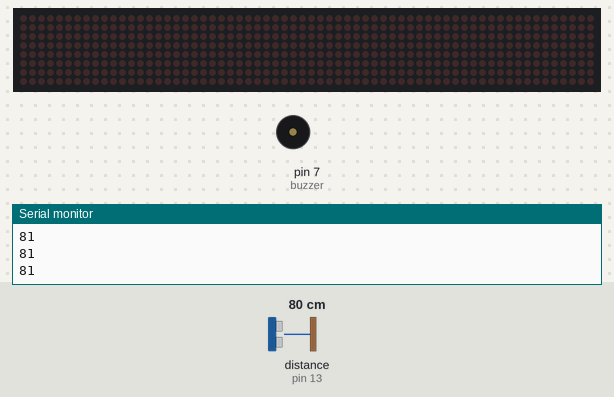
Simulated run of this sketch. Board: Arduino Uno, built with avr-gcc and run on an emulated ATmega328P. Shown: 64×8 LED matrix, buzzer (waves = sounding), the last lines printed to the serial monitor. Wiring (inferred from the names in the program): ultrasonic range finder: trigger pin 12; echo pin 13. Inputs (shaded band) come from the test bench; at power-on: distance to the obstacle (sensor on pin 13) 80 cm. The echo pulse lasts 58.3 µs per cm.

Above: at 1.2 s.
1.3 s: distance to the obstacle (sensor on pin 13) set to 27 cm
2.8 s: distance to the obstacle (sensor on pin 13) set to 22 cm
At 4.03 s:
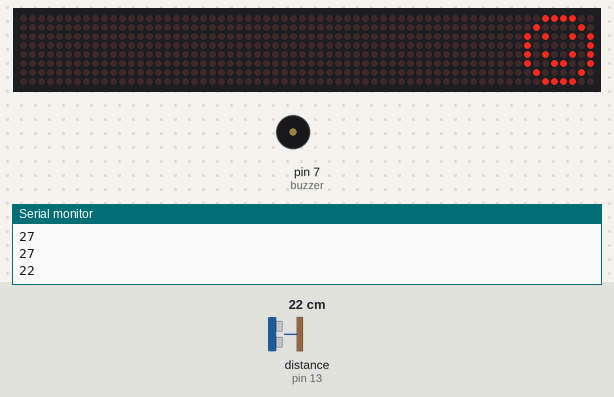
At 9.8 s:
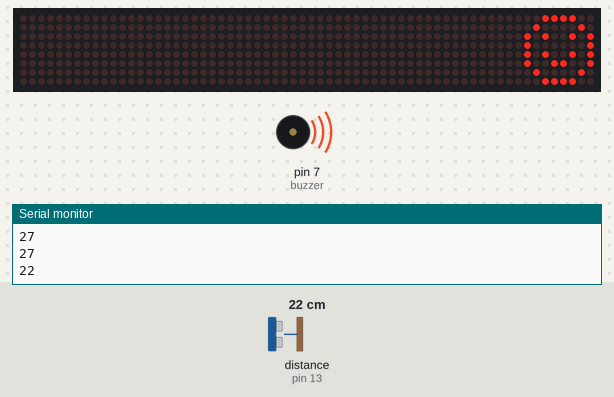
Timing chart, 0 to 11.8 s (numbered marks = the images above; inputs shaded):
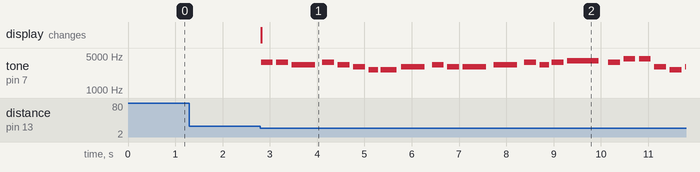

Measured:
- the behaviour switches between 26 and 25 cm on distance to the obstacle (sensor on pin 13) (found by bisection; images 0 and 1)
- after the input at 2.8 s, tone on pin 7 (buzzer): plays 3729 Hz for 0.25 s, 3729 Hz for 0.25 s, 3322 Hz for 0.50 s, 3729 Hz for 0.25 s, 3322 Hz for 0.25 s, 3000 Hz for 0.25 s … (23 notes in this stretch), starting at once; the display: changes at once (image 1)

The sketch:

Bashar_Elasmar_LEDPOP_Project.ino
```cpp
//Bashar Elasmar
//CS122A Project 2
//Jun 06 2023


#include <LedControl.h>

//initialization of hardware components
const int trig = 12;
const int echo = 13;
int duration = 0;
int distance = 0;
int buzzer = 7;

//initialization of notes
int A = 3729;
int B = 3951;
int C = 4435;
int D = 4699;
int DS7 = 2489;
int E = 2637;
int F = 3000;
int G = 3322;
int GS6 = 1661;

int melody[] = {D, D, D, D, E, F, F, F, G, A, A, A, A, A, D, C, G, B, A, F};  //I Wanna Go
double note_durations[] = {3, 3, 3, 4, 4, 3, 3, 3, 4, 4, 3, 3, 3, 3, 4, 3, 2, 4.5, 3, 3};

int melody2[] = {C, C, C, B, A, G, A, F, D, D, C, A, F, F, D, C, A, GS6}; //California Gurls
double note_durations2[] = {3, 3, 3, 5, 4, 4, 1.5, 4, 4, 4, 3, 3, 4, 4, 3, 3, 3, 3};

int melody3[] = {F, F, D, D, C, C, B, A, G, F, F, D, D, C, B, A, G, A, G, G, F, F, DS7, F, DS7, A, A, G}; //21 Guns
double note_durations3[] = {4, 4, 2, 4, 4, 4, 5, 3, 2, 4, 4, 2, 2, 4, 5, 4, 1.5, 4, 4, 4, 4, 4, 4, 4, 4, 4, 2, 1.5};

int melody4[] = {A, A, G, A, G, F, E, E, F, G, F, F, G, A, G, A, B, A, C, C, F, E, F, E}; //Eye of the Tuger
double note_durations4[] = {5, 5, 4, 5, 4, 4, 5, 5, 4, 4, 4, 3.5, 4, 5, 4, 5, 5, 5, 4, 2, 4, 5, 3.5, 1.5};

//initialization of LED Matrix
int DIN = 10;
int CS =  9;
int CLK = 8;

LedControl lc=LedControl(DIN,CLK,CS,0);

void setup()
{
  pinMode(trig , OUTPUT);
  pinMode(echo , INPUT);
  pinMode(buzzer, OUTPUT);

 lc.shutdown(0,false);
 lc.setIntensity(0,15);      //Adjust the brightness maximum is 15
 lc.clearDisplay(0);

 Serial.begin(9600);

}

void loop()
{
    digitalWrite(trig , HIGH);
    delayMicroseconds(1000);
    digitalWrite(trig , LOW);

    duration = pulseIn(echo , HIGH);
    distance = (duration/2) / 28.5 ;
    Serial.println(distance);

    //Facial Expression
    byte smile[8]=   {0x3C,0x42,0xA5,0x81,0xA5,0x99,0x42,0x3C}; //smiley face
    byte neutral[8]= {0x3C,0x42,0xA5,0x81,0xBD,0x81,0x42,0x3C}; //neutral face
    byte sad[8]=   {0x3C,0x42,0xA5,0x81,0x99,0xA5,0x42,0x3C}; // sad face
    byte s[8] = {0x7e,0x7e,0x40,0x7e,0x7e,0x02,0x7e,0x7e}; //s
    byte o[8] = {0x7e,0x7e,0x66,0x66,0x66,0x66,0x7e,0x7e}; //o
    byte s1[8] = {0x7e,0x7e,0x40,0x7e,0x7e,0x02,0x7e,0x7e}; //s
    byte ex[8] = {0x18,0x18,0x18,0x18,0x18,0x00,0x18,0x18}; //exclamtion mark
    byte creeper[8] = {0x00,0x66,0x66,0x00,0x00,0x18,0x3c,0x42}; //Minecraft creeper


    if ( distance <= 2 )
    {
      printByte(s);
      delay(400);
      printByte(o);
      delay(400);
      printByte(s1);
      delay(400);
      printByte(ex);
      delay(400);
      printByte(creeper);
      delay(400);

      for(int i = 0; i < 20; i++) //when i is less than the array of notes
      {
        int n_duration = 1000/note_durations[i]; //divide the total duration of the melodies by 1000
        tone(buzzer, melody[i], n_duration);
        int pauseBetweenNotes = n_duration * 1.30;
        delay(pauseBetweenNotes);
        noTone(buzzer);
      }
    }
    else if ( distance <= 8 )
    {
     printByte(sad);

     for(int i = 0; i < 18; i++)
      {
        int n_duration = 1000/note_durations2[i];
        tone(buzzer, melody2[i], n_duration);
        int pauseBetweenNotes = n_duration * 1.30;
        delay(pauseBetweenNotes);
        noTone(buzzer);
      }
    }
    else if ( distance <= 15 )
    {
      printByte(neutral);

      for(int i = 0; i < 28; i++)
      {
        int n_duration = 1000/note_durations3[i];
        tone(buzzer, melody3[i], n_duration);
        int pauseBetweenNotes = n_duration * 1.30;
        delay(pauseBetweenNotes);
        noTone(buzzer);
      }
    }
    else if ( distance <= 25 )
    {
      printByte(smile);

      for(int i = 0; i < 24; i++)
      {
        int n_duration = 1000/note_durations3[i];
        tone(buzzer, melody4[i], n_duration);
        int pauseBetweenNotes = n_duration * 1.30;
        delay(pauseBetweenNotes);
        noTone(buzzer);
      }
    }

}

void printByte(byte character [])
{
  int i = 0;
  for(i=0;i<8;i++)
  {
    lc.setRow(0,i,character[i]);
  }
}
```
